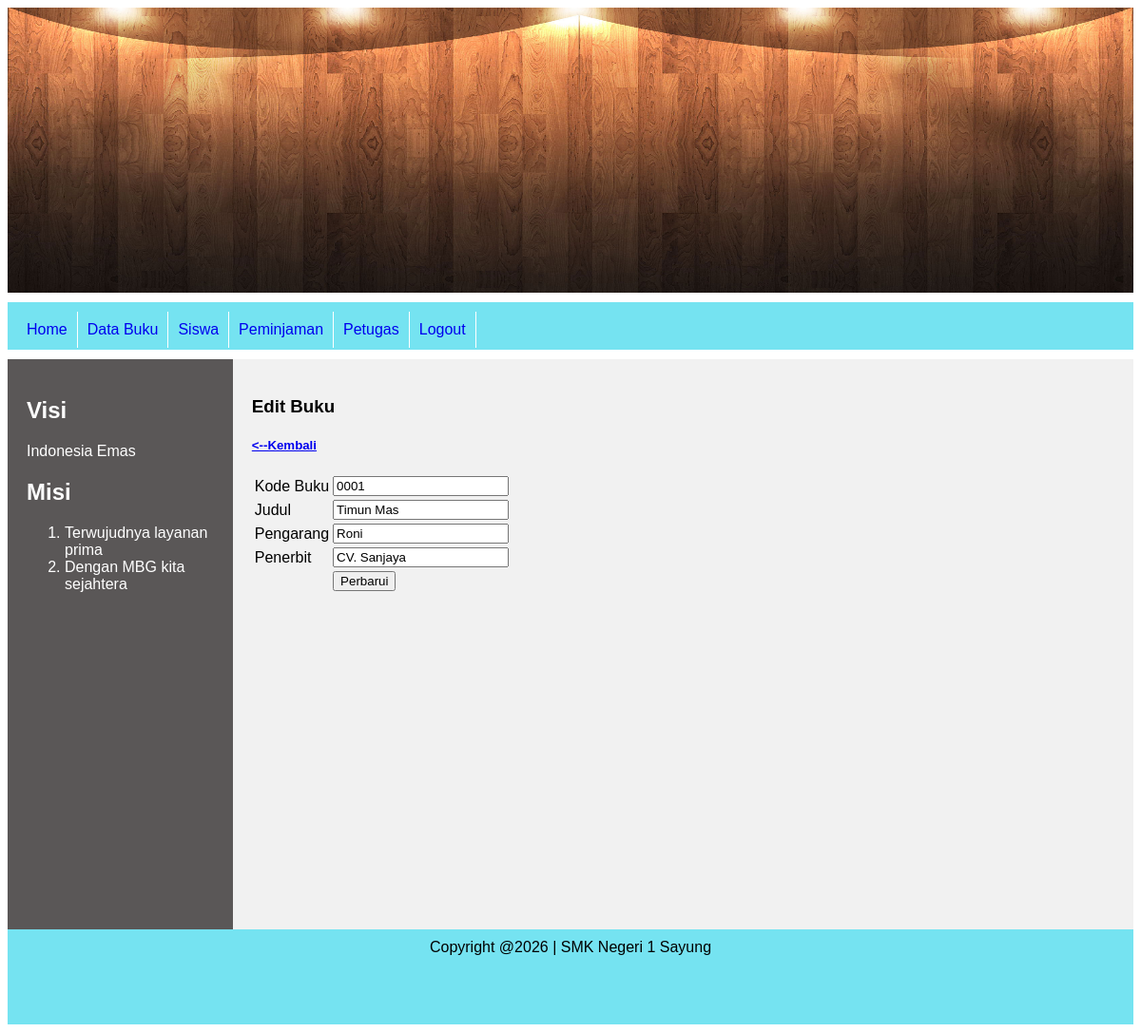
/admin/index.php?page=bukuubah&idbuku=0001 (signed in), run on the app's committed database.
### tables this page shows
CREATE TABLE `tbl_buku` (
  `idbuku` int NOT NULL,
  `judul` varchar(100) NOT NULL,
  `pengarang` varchar(50) NOT NULL,
  `penerbit` varchar(50) NOT NULL,
  `created_at` timestamp NOT NULL DEFAULT CURRENT_TIMESTAMP,
  `updated_at` timestamp NULL DEFAULT NULL,
  `kodebuku` varchar(5) NOT NULL
);

### admin/halaman/buku/bukuubah.php (the view, shortened to what this page needs)
<?php
include "../koneksi.php";
$idbuku = $_GET['idbuku'];
$sql = "SELECT * FROM tbl_buku WHERE kodebuku = $idbuku";
$query = mysqli_query($conn, $sql);
?>
<!DOCTYPE html>
<html lang="en">
<head>
</head>
<body>
    <h3>Edit Buku</h3>
    <h5><a href="index.php?page=buku"><--Kembali</a></h5>
    <form action="halaman/buku/bukuubah_aksi.php" method="post">
        <?php
        while($data = mysqli_fetch_assoc($query)) {
        ?>
    <table>
        <tr>
            <td>Kode Buku</td>
            <td><input type="number" name="kodebuku" readonly value="<?php echo $data['kodebuku'];?>"></td>
        </tr>
        <tr>
            <td>Judul</td>
            <td><input type="text" name="judul" value="<?php echo $data['judul'];?>"></td>
        </tr>
        <tr>
            <td>Pengarang</td>
            <td><input type="text" name="pengarang" value="<?php echo $data['pengarang'];?>"></td>
        </tr>
        <tr>
            <td>Penerbit</td>
            <td><input type="text" name="penerbit" value="<?php echo $data['penerbit'];?>"></td>
        </tr>
        <tr>
            <td></td>
            <td><input type="submit" name="tombolubah" value="Perbarui"></td>
        </tr>
    </table>
    <?php }
    ?>
</form>
</body>
</html>

### css/style.css (style rules this page uses)
* { box-sizing: border-box; }
body { font-family: Arial, Helvetica, sans-serif; }

### data on the page
tbl_buku: kodebuku "0001", judul "Timun Mas", pengarang "Roni", penerbit "CV. Sanjaya"
